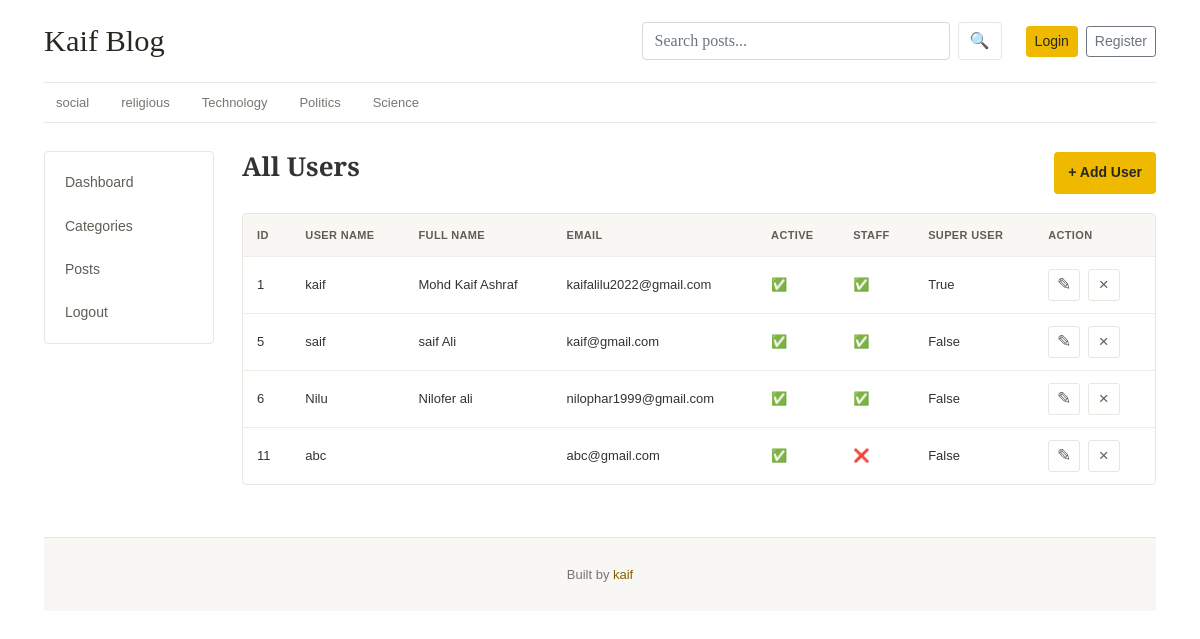
The page /dashboard/users/ on the database its author committed.
### blogs/models.py (models this page shows, shortened)
class Category(models.Model):
    category_name = models.CharField(max_length=100)
    created_at = models.DateField(auto_now=True)
    updated_at = models.DateTimeField(auto_now=True)
    class Meta:
        verbose_name_plural = 'category'

### dashboards/views.py (the view)
# urls.py: path('users/', views.users, name='users'),
def users(request):
    users = User.objects.all()
    context={
         'users':users
    }
    return render(request, 'dashboard/users.html', context)

### blogs/context_processors.py (called while the page is built)
def get_categories(request):
    categories = Category.objects.all()
    return dict(categories = categories)

def socialink(request):
    social = SocialLink.objects.all()
    return dict(social = social)

### templates/dashboard/users.html
{% extends "base.html" %}
{% block content %}
{% include "dashboard/sidebar.html" %}
<section class="category-list" aria-labelledby="category-list-title">
    <div class="category-header">
        <h1 id="category-list-title">All Users</h1>
        <a href="{% url 'add_user' %}" class="category-add-btn">
            + Add User
        </a>
    </div>
    <div class="category-table-wrapper">
        <table class="category-table">
            <thead>
                <tr>
                    <th scope="col">ID</th>
                    <th scope="col">user Name</th>
                    <th scope="col">Full Name</th>
                    <th scope="col">Email</th>
                    <th scope="col">Active</th>
                    <th scope="col">Staff</th>
                    <th scope="col">Super User</th>
                    <th scope="col">Action</th>
                </tr>
            </thead>
            <tbody>
                {% for user in users %}
                <tr>
                    <td>{{ user.id }}</td>
                    <td>{{ user.username }}</td>
                    <td>{{ user.first_name }} {{user.last_name}} </td>
                    <td>{{ user.email }}</td>
                    <td>{% if user.is_active %} ✅ {% else %} ❌ {% endif %}</td>
                    <td>{% if user.is_staff %} ✅ {% else %} ❌ {% endif %}</td>
                    <td>{{ user.is_superuser }}</td>
                    <td class="category-actions">
                        <a href="{% url 'edit_user' user.id %}">
                            <span aria-hidden="true">&#9998;</span>
                        </a>
                        <a href="{% url 'delete_user' user.id %}">
                            <span aria-hidden="true">&#215;</span>
                        </a>
                    </td>
                </tr>
                {% empty %}
                <tr>
                    <td class="category-empty" colspan="5">
                        No user found.
                    </td>
                </tr>
                {% endfor %}
            </tbody>
        </table>
    </div>
</section>
</main>
{% endblock %}

### templates/base.html (shortened to what this page needs)
{% load static %}
<!DOCTYPE html>
<html lang="en">
<head>
    <link href="https://getbootstrap.com/docs/4.0/dist/css/bootstrap.min.css" rel="stylesheet">
    <link href="{% static 'css/blog.css' %}" rel="stylesheet">
    <link href="{% static 'css/dashboard.css' %}" rel="stylesheet">
    <link rel="stylesheet" href="{% static 'css/register.css' %}">
  </head>
<body>
    <div class="container site-container">
    <header class="blog-header site-header">
      <a class="blog-header-logo text-dark" href="/">Kaif Blog</a>
      <form action="{% url 'search' %}" method="GET" class="site-search">
        <input
          id="site-search"
          type="text"
          name="keyword"
          class="form-control"
          placeholder="Search posts..."
          value="{{ keyword }}"
        >
        <button type="submit" class="btn btn-outline-secondary" aria-label="Search">
          🔍
        </button>
      </form>
      <div class="site-account">
                {% if not user.is_authenticated %}
                <a class="btn btn-sm btn-warning" href="{% url 'login' %}">Login</a>
                <a class="btn btn-sm btn-outline-secondary ms-2" href="{% url 'register' %}">Register</a>
                {% else %}
                <span> {{ user }} </span>
                &nbsp
                <span> <a href="{% url 'logout' %}"> Log out </a></span>
                {% endif %}
        </div>
    </header>
      <div class="nav-scroller category-nav mb-4">
        <nav class="nav">
          {% for cat in categories %}
            <a class="p-2 text-muted" href="{% url 'post_by_category' cat.id %}">{{ cat.category_name}} </a>
          {% endfor %}
        </nav>
      </div>
      {% block content %}
      {% endblock content %}
    <footer class="blog-footer site-footer">
    <p>Built by <a href="https://www.youtube.com/@thoughts-ka">kaif</a></p>
    </footer>
</body>
</html>

### static/css/blog.css (style rules this page uses)
.blog-header { border-bottom: 1px solid #e5e5e5; }
.blog-header-logo { font-family: "Playfair Display", Georgia, "Times New Roman", serif; font-size: 2.25rem; }
h1, h2, h3, h4, h5, h6 { font-family: "Playfair Display", Georgia, "Times New Roman", serif; }
.blog-footer { padding: 2.5rem 0; color: #727272; text-align: center; background-color: #f9f9f9; border-top: .05rem solid #e5e5e5; }
.blog-footer p:last-child { margin-bottom: 0; }
.category-header { display: flex; justify-content: space-between; align-items: center; margin-bottom: 20px; }
.category-header h1 { margin: 0; }
.category-add-btn { display: inline-block; padding: 10px 18px; background-color: #007bff; color: #fff; text-decoration: none; border-radius: 5px; font-size: 14px; font-weight: 600; transition: 0.2s ease; }
:root { --blog-ink: #282720; --blog-muted: #77766f; --blog-line: #e8e6df; --blog-paper: #fff; --blog-wash: #f8f7f3; --blog-gold: #efb900; --blog-gold-dark: #d6a500; }
body { color: var(--blog-ink); background: var(--blog-paper); font-family: Georgia, "Times New Roman", serif; line-height: 1.65; }
.site-container { max-width: 1160px; padding-right: 24px; padding-left: 24px; }
.site-header { display: grid; grid-template-columns: minmax(180px, 1fr) minmax(220px, 360px) auto; align-items: center; gap: 24px; padding: 22px 0; border-color: var(--blog-line); }
.blog-header-logo { color: var(--blog-ink) !important; font-size: 1.9rem; line-height: 1.15; }
.site-search { display: flex; min-width: 0; gap: 8px; }
.site-search .form-control { min-width: 0; border-radius: 4px; }
.site-search button { flex: 0 0 44px; padding: 6px; border-color: var(--blog-line); border-radius: 4px; }
.site-account { display: flex; align-items: center; justify-content: flex-end; gap: 8px; min-width: 0; color: var(--blog-muted); font-family: Arial, sans-serif; font-size: 13px; overflow-wrap: anywhere; }
.site-account .btn, .site-search button { white-space: nowrap; }
.btn-warning, .register-btn { color: var(--blog-ink); background-color: var(--blog-gold); border-color: var(--blog-gold); }
.category-nav { border-bottom: 1px solid var(--blog-line); overflow-x: auto; scrollbar-width: thin; }
.category-nav .nav { display: flex; flex-wrap: nowrap; gap: 8px; width: max-content; min-width: 100%; }
.category-nav a { position: relative; padding: 9px 12px !important; color: var(--blog-muted) !important; font-family: Arial, sans-serif; font-size: 13px; white-space: nowrap; transition: color .18s ease; }
.category-nav a::after { position: absolute; right: 12px; bottom: -1px; left: 12px; height: 2px; background: var(--blog-gold); content: ""; transform: scaleX(0); transform-origin: left; transition: transform .18s ease; }
a { color: #816100; transition: color .18s ease; }
input.form-control, textarea.form-control, select.form-control, .form-group input, .form-group textarea, .form-group select { border-color: #d9d7cf; border-radius: 4px; }
.blog-footer { margin-top: 48px; padding: 26px 12px; color: var(--blog-muted); background: var(--blog-wash); border-color: var(--blog-line); font-family: Arial, sans-serif; font-size: 13px; }
.site-footer p { margin: 0; }

### rows shown on the page
Category: category_name "social"
Category: category_name "religious"
Category: category_name "Technology"
Category: category_name "Politics"
Category: category_name "Science"

### other values the page prints
{{ user.id }} "1"
{{ user.username }} "kaif"
{{ user.first_name }} "Mohd Kaif"
{{ user.last_name }} "Ashraf"
{{ user.email }} "kaifalilu2022@gmail.com"
{{ user.is_superuser }} "True"
{{ user.id }} "5"
{{ user.username }} "saif"
{{ user.first_name }} "saif"
{{ user.last_name }} "Ali"
{{ user.email }} "kaif@gmail.com"
{{ user.is_superuser }} "False"
{{ user.id }} "6"
{{ user.username }} "Nilu"
{{ user.first_name }} "Nilofer"
